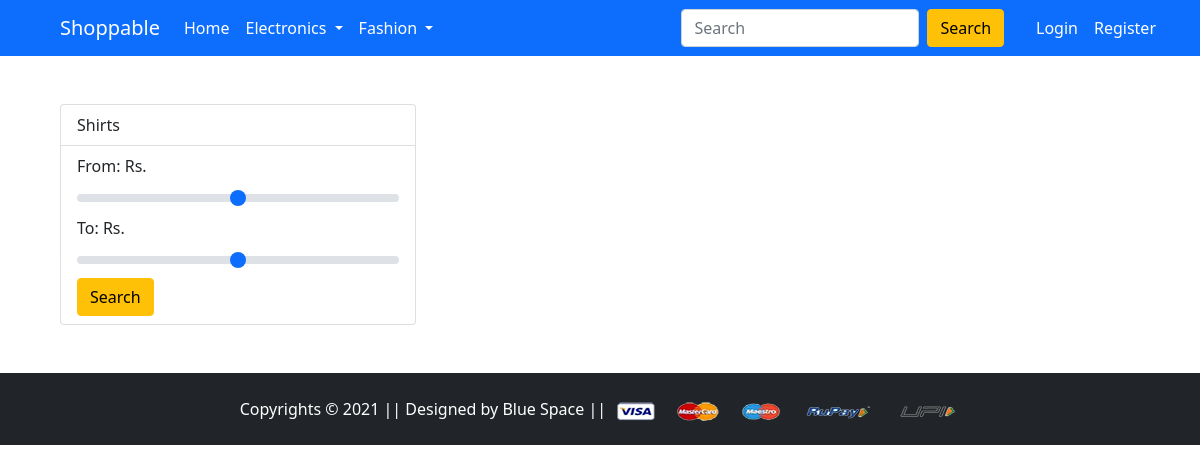
Page /topwear/ on the earlier database version.
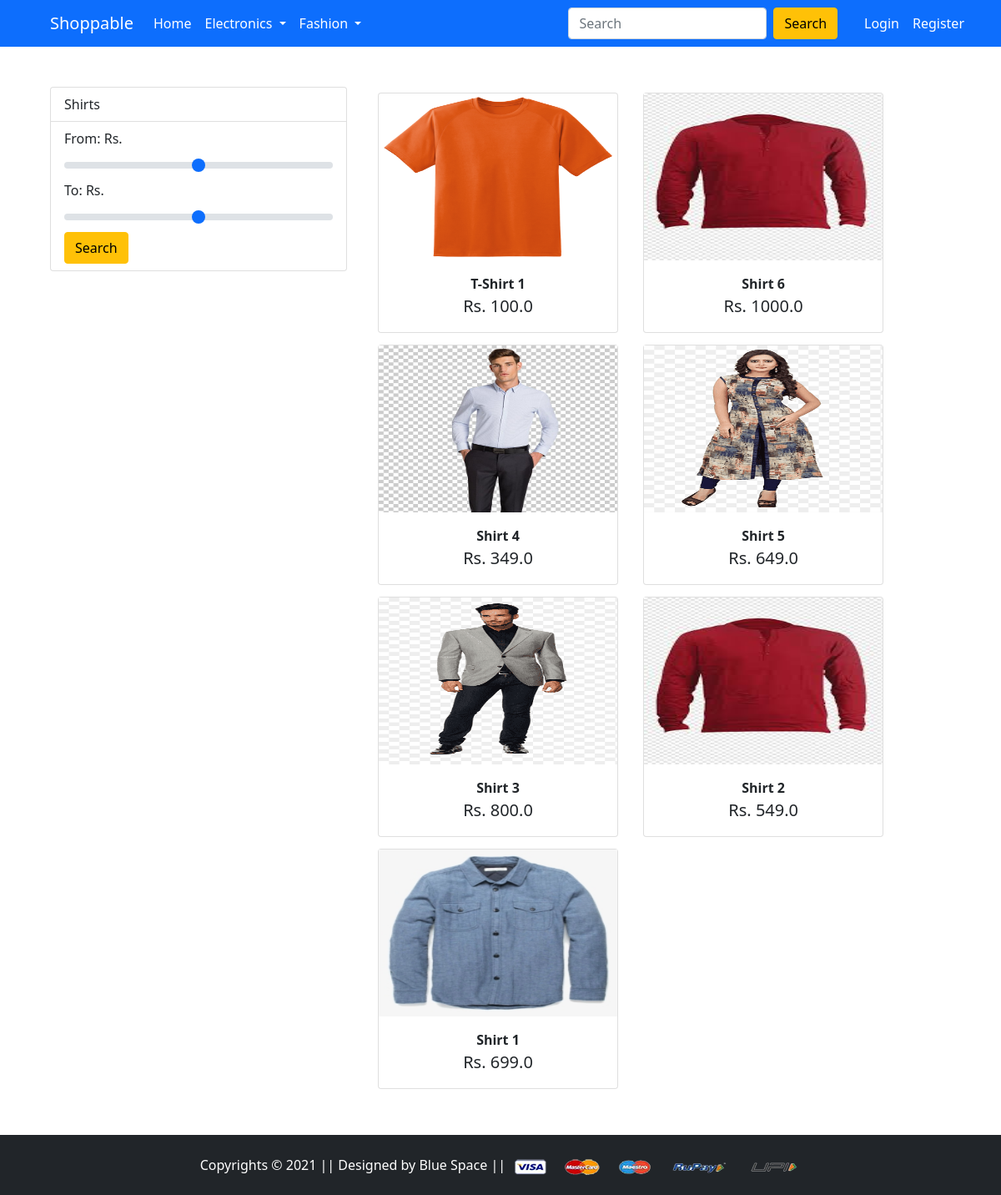
Same page on the later database version.
### app/models.py (models this page shows, shortened)
class Product(models.Model):
    title = models.CharField(max_length=255)
    selling_price = models.FloatField()
    discount_price = models.FloatField()
    description = models.TextField()
    brand = models.CharField(max_length=255)
    category = models.CharField(choices=CATEGORY_CHOICES, max_length=255)
    product_image = models.ImageField(upload_to='productimg')

### app/views.py (the view, shortened to what this page needs)
# urls.py: path('topwear/', views.TopWear, name="topwear"),
def TopWear(request):
    minvalue = request.GET.get('min-value')
    maxvalue = request.GET.get('max-value')
    if minvalue is None:
        product = Product.objects.filter(category="TW")
        if request.user.is_authenticated:
            return render(request, 'app/topwear.html', {'product': product, 'cart_item_count': Cart.objects.filter(user=request.user).count()})
        else:
            return render(request, 'app/topwear.html', {'product': product, })

### template/app/topwear.html (shortened to what this page needs)
{%extends 'app/base.html'%}
{%block main%}
<div class="container m-5">
    <div class="row">
        <div class="col-4">
          <div class="list-group" id="list-tab" role="tablist">
            <a class="list-group-item list-group-item-action" id="list-home-list" href="{%url 'topwear' %}" role="tab" aria-controls="list-mobiles">Shirts</a>
            <form class="list-group-item list-group-item-action" id="list-settings-list" method="GET" action="{%url 'topwear' %}" role="tab" aria-controls="list-apple">
                <label for="customRange3" class="form-label">From: Rs.</label>
                <input type="range" class="form-range" min="100" max="1000" step="50" id="customRange3" name="min-value" onclick="updateValue()">
                <label for="customRange4" class="form-label">To: Rs.</label>
                <input type="range" class="form-range" min="100" max="1000" step="50" id="customRange4" name="max-value" onclick="updateValue()">
                <input type="submit" value="Search" class="btn btn-warning">
            </form>
          </div>
        </div>
        <div class="col-8">
          <div class="tab-content" id="nav-tabContent">
            <div class="tab-pane fade show active" id="list-mobiles" role="tabpanel" aria-labelledby="list-home-list">
                {%for b in product %}
                <a href="{%url 'productdetails' b.id %}" class="btn">
                <div class="card" style="width: 18rem;">
                    <img src="{{b.product_image.url}}" alt="" height="200px">
                    <div class="card-body text-center">
                      <span class="fw-bold">{{b.title}}</span><br>
                      <span class="fs-5">Rs. {{b.discount_price}}</span>
                    </div>
                  </div>
                </a>
                {%endfor%}
            </div>
          </div>
        </div>
      </div>
</div>
{%endblock main%}

Differences in the rows shown:
added Product: product_image (picture), title "T-Shirt 1", discount_price "100.0"
added Product: product_image (picture), title "Shirt 6", discount_price "1000.0"
added Product: product_image (picture), title "Shirt 4", discount_price "349.0"
added Product: product_image (picture), title "Shirt 5", discount_price "649.0"
added Product: product_image (picture), title "Shirt 3", discount_price "800.0"
added Product: product_image (picture), title "Shirt 2", discount_price "549.0"
added Product: product_image (picture), title "Shirt 1", discount_price "699.0"
